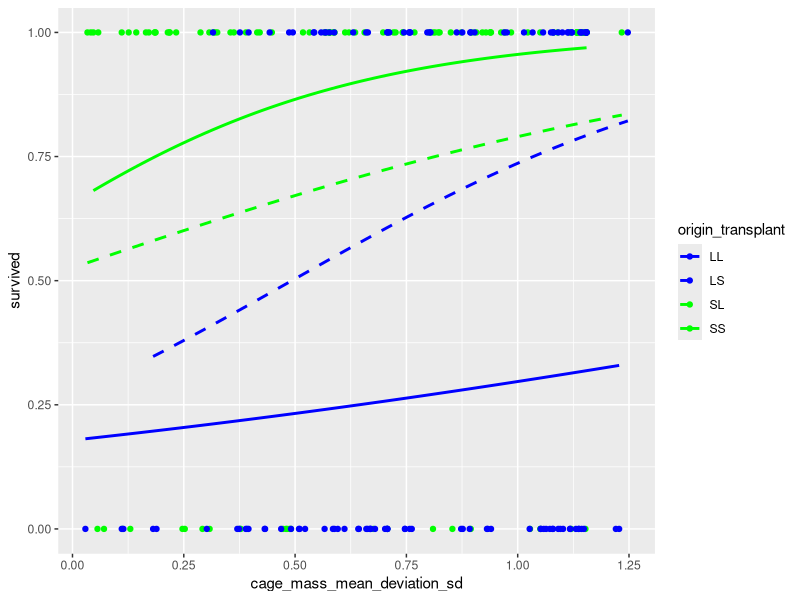
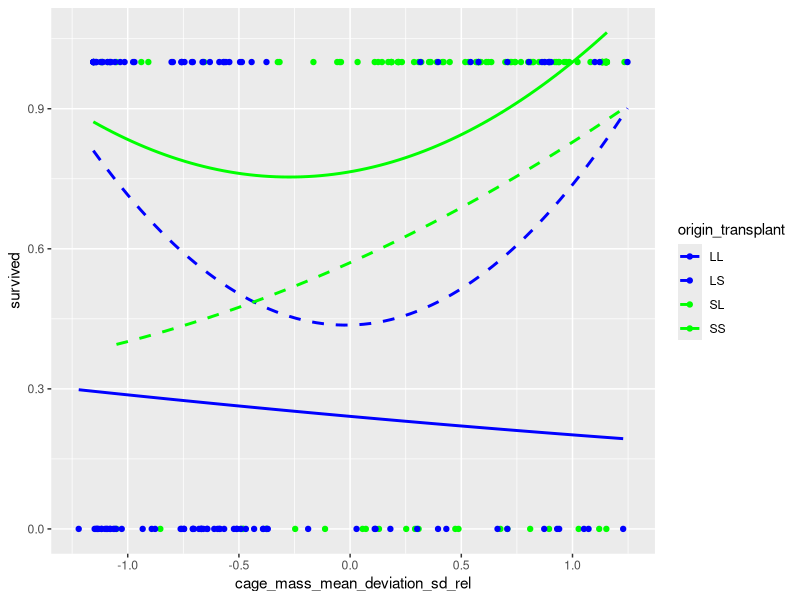

The R script that drew these images, in order:
## ---- chunk 1
knitr::opts_chunk$set(
  collapse = TRUE,
  comment = "#>"
)
## ---- chunk 2
## Explain
first_fish_id <- 181
first_origin <- "Lake"
first_transplant <- "Lake"
first_pre_mass <- 1.00
first_fish_survived <- 0
first_enclosure_id <- "L1"

## Reasoning
origin_values <- c("Lake", "Stream")
transplanted_values <- c("Lake", "Stream", "Control")
n_all_survived <- 151
n_all_died <- 89
n_all_ignored <- 60
total_n_fish <- 300
n_fish_control <- 60
n_fish_transplanted <- 240
lowest_pre_mass <- 0.5
highest_pre_mass <- 3.6
n_survived <- 151
n_died <- 89
n_enclosures <- 80
n_enclosures_with_2_fish <- 3
n_enclosures_with_3_fish <- 74
n_enclosures_with_4_fish <- 3
anomalous_enclosures <- c("L20", "L25", "L6", "L7", "S22", "S24")
cage_mass_mean_for_l1 <- 1.256667
cage_mass_stdev_for_l1 <- 0.4532475
cage_mass_mean_deviation_sd_for_l1 <- c(1.1546303, -0.5662836, -0.5883466)

abs_cage_mass_mean_deviation_sd_for_l1 <- abs(cage_mass_mean_deviation_sd_for_l1)
## ---- chunk 3
library(testthat)

# Check consistency between these variables
expect_equal(
  total_n_fish,
  n_all_survived + n_all_died + n_all_ignored
)

expect_equal(
  total_n_fish,
  n_fish_control + n_fish_transplanted
)
expect_equal(
  n_fish_transplanted,
  n_survived + n_died
)
expect_equal(
  n_enclosures,
  n_enclosures_with_2_fish + n_enclosures_with_3_fish + n_enclosures_with_4_fish
)
expect_equal(
  length(anomalous_enclosures),
  n_enclosures_with_2_fish + n_enclosures_with_4_fish
)
## ---- chunk 4
dataset_filename <- "Bolnick_traits.txt"
if (!file.exists(dataset_filename)) {
  stop(
    "Dataset not found at path '", dataset_filename, "' \n",
    "Current working directory: ", getwd(), " \n"
  )
}
## ---- chunk 5
#' Determines if a value is TRUE. Is FALSE for NA
is_true <- function(x) { !is.na(x) & x == TRUE  }
expect_true(is_true(TRUE))
expect_false(is_true(FALSE))
expect_false(is_true(NA))

#' Determines if a value is FALSE. Is FALSE for NA
is_false <- function(x) { !is.na(x) & x == FALSE}
expect_true(is_false(FALSE))
expect_false(is_false(TRUE))
expect_false(is_false(NA))
## ---- chunk 6
t_all <- read.csv("Bolnick_traits.txt", sep = " ")
## ---- chunk 7
knitr::kable(head(t_all))
## ---- chunk 8
t <- t_all |> dplyr::select(fishID, origin, enclosure, pre_mass, transplant,  survived) |> dplyr::arrange(enclosure)
knitr::kable(head(t))
## ---- chunk 9
expect_equal(t$fishID[1], first_fish_id)
## ---- chunk 10
expect_equal(first_origin, t$origin[1])
## ---- chunk 11
expect_equal(t$transplant[1], first_transplant)
## ---- chunk 12

expect_equal(t$pre_mass[1], first_pre_mass)
## ---- chunk 13
expect_equal(t$survived[1], first_fish_survived)
## ---- chunk 14
expect_equal(t$enclosure[1], first_enclosure_id)
## ---- chunk 15
expect_equal(total_n_fish, length(unique(t$fishID)))
## ---- chunk 16
expect_equal(unique(t$origin), origin_values)
## ---- chunk 17
t_1 <- t |> dplyr::filter(transplant != "Control") 
expect_equal(n_fish_transplanted, length(unique(t_1$fishID)))
## ---- chunk 18
expect_equal(lowest_pre_mass, min(t_1$pre_mass))
expect_equal(highest_pre_mass, max(t_1$pre_mass))
## ---- chunk 19
expect_equal(n_all_survived, sum(is_true(t$survived)))
expect_equal(n_all_died, sum(is_false(t$survived)))
expect_equal(n_all_ignored, sum(is.na(t$survived)))
## ---- chunk 20

expect_equal(n_enclosures, length(unique(t_1$enclosure)))
## ---- chunk 21
t_1 <- t |> dplyr::filter(transplant != "Control") 
n_fish_per_enclosure <- dplyr::count(t_1, enclosure)
expect_equal(n_enclosures_with_2_fish, sum(n_fish_per_enclosure$n == 2))
expect_equal(n_enclosures_with_3_fish, sum(n_fish_per_enclosure$n == 3))
expect_equal(n_enclosures_with_4_fish, sum(n_fish_per_enclosure$n == 4))
knitr::kable(head(n_fish_per_enclosure))
## ---- chunk 22
expect_equal(anomalous_enclosures, n_fish_per_enclosure[n_fish_per_enclosure$n != 3, ]$enclosure)
knitr::kable(n_fish_per_enclosure[n_fish_per_enclosure$n != 3, ])
## ---- chunk 23
cage_mass_mean_per_enclosure <- t_1 |> 
  dplyr::select(enclosure, pre_mass) |>
  dplyr::group_by(enclosure) |>
  dplyr::summarise(cage_mass_mean = mean(pre_mass))
t_2 <- merge(t_1, cage_mass_mean_per_enclosure)
knitr::kable(head(t_2))
knitr::kable(t_2[t_2$enclosure == "L1", ])
expect_equal(
  t_2[t_2$enclosure == "L1", ]$cage_mass_mean,
  rep(cage_mass_mean_for_l1, 3),
  tolerance = 1.0e-6
)
## ---- chunk 24
cage_mass_stdev_per_enclosure <- t_2 |> 
  dplyr::select(enclosure, pre_mass) |>
  dplyr::group_by(enclosure) |>
  dplyr::summarise(cage_mass_stdev = sd(pre_mass))
t_3 <- merge(t_2, cage_mass_stdev_per_enclosure)
knitr::kable(head(t_3))
knitr::kable(t_3[t_3$enclosure == "L1", ])
expect_equal(
  t_3[t_3$enclosure == "L1", ]$cage_mass_stdev,
  rep(cage_mass_stdev_for_l1, 3),
  tolerance = 1.0e-6
)
## ---- chunk 25
cage_mass_mean_deviation_sd_per_fish <- t_3 |> 
  dplyr::select(fishID, pre_mass, cage_mass_mean, cage_mass_stdev) |>
  dplyr::group_by(fishID) |>
  dplyr::mutate(
    cage_mass_mean_deviation_sd = 
      abs(pre_mass - cage_mass_mean) / cage_mass_stdev
  ) |>
  dplyr::select(fishID, cage_mass_mean_deviation_sd)
expect_equal(
  nrow(cage_mass_mean_deviation_sd_per_fish),
  n_fish_transplanted
)

expect_equal(
  nrow(t_3),
  n_fish_transplanted
)
t_4 <- merge(t_3, cage_mass_mean_deviation_sd_per_fish)
expect_equal(
  nrow(t_4),
  n_fish_transplanted
)

knitr::kable(head(t_4))
knitr::kable(t_4[t_4$enclosure == "L1", ])
expect_equal(
  t_4[t_4$enclosure == "L1", ]$cage_mass_mean_deviation_sd,
  abs_cage_mass_mean_deviation_sd_for_l1,
  tolerance = 1.0e-6
)
## ---- chunk 26
t_4$origin_transplant <- paste0(
  stringr::str_sub(t_4$origin,1 ,1),
  stringr::str_sub(t_4$transplant,1 ,1)
)
ggplot2::ggplot(
  data = t_4,
  ggplot2::aes(
    x = cage_mass_mean_deviation_sd,
    y = survived,
    color = origin_transplant,
    lty = origin_transplant
  )
) + ggplot2::scale_color_manual(
    values = c("blue", "blue", "green", "green")
  ) + 
  ggplot2::scale_linetype_manual(
    values = c("solid", "dashed", "dashed", "solid")
  ) +
  ggplot2::geom_point() +
  ggplot2::geom_smooth(
    method = "glm",
    method.args = list(family = "binomial"),
    se = FALSE
  )
## ---- chunk 27
cage_mass_mean_deviation_sd_per_fish_rel <- t_4 |> 
  dplyr::select(fishID, pre_mass, cage_mass_mean, cage_mass_stdev) |>
  dplyr::group_by(fishID) |>
  dplyr::mutate(
    cage_mass_mean_deviation_sd_rel = 
      (pre_mass - cage_mass_mean) / cage_mass_stdev
  ) |>
  dplyr::select(fishID, cage_mass_mean_deviation_sd_rel)
expect_equal(
  nrow(cage_mass_mean_deviation_sd_per_fish_rel),
  n_fish_transplanted
)

expect_equal(
  nrow(t_4),
  n_fish_transplanted
)
t_5 <- merge(t_4, cage_mass_mean_deviation_sd_per_fish_rel)
expect_equal(
  nrow(t_5),
  n_fish_transplanted
)

knitr::kable(head(t_5))
knitr::kable(t_5[t_5$enclosure == "L1", ])
expect_equal(
  t_5[t_5$enclosure == "L1", ]$cage_mass_mean_deviation_sd_rel,
  cage_mass_mean_deviation_sd_for_l1,
  tolerance = 1.0e-6
)
## ---- chunk 28
ggplot2::ggplot(
  data = t_5,
  ggplot2::aes(
    x = cage_mass_mean_deviation_sd_rel,
    y = survived,
    color = origin_transplant,
    lty = origin_transplant
  )
) + ggplot2::scale_color_manual(
    values = c("blue", "blue", "green", "green")
  ) + 
  ggplot2::scale_linetype_manual(
    values = c("solid", "dashed", "dashed", "solid")
  ) +
  ggplot2::geom_point() +
  ggplot2::geom_smooth(
    method = "lm", 
    formula = y ~ x + I(x^2),
    se = FALSE
  )
